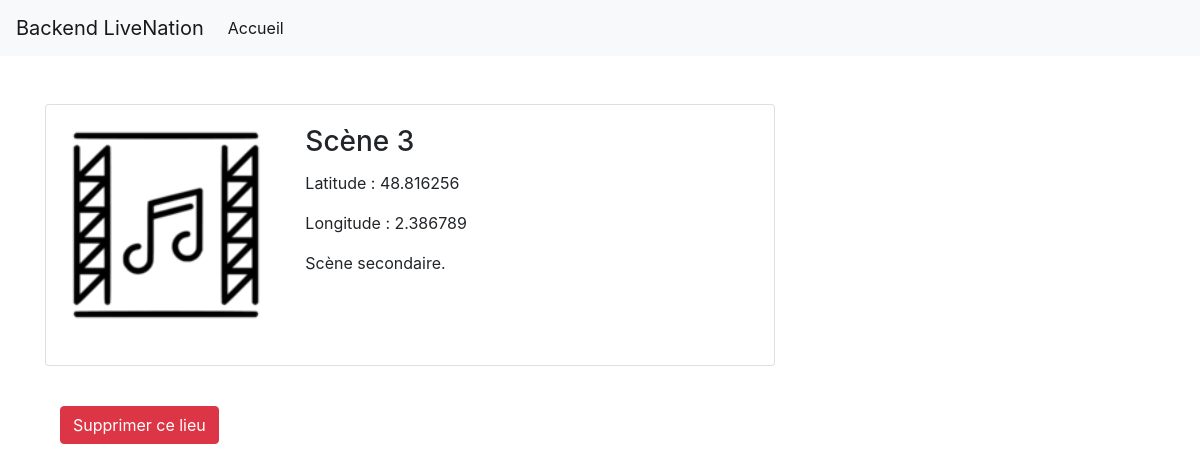
Page /templates/lieu.php?nom=Scène+3 (signed in) on the committed database.
### tables this page shows
CREATE TABLE venues (
    id INTEGER PRIMARY KEY AUTOINCREMENT,
    venue VARCHAR(255) NOT NULL,
    address VARCHAR(255) NOT NULL,
    city VARCHAR(255) NOT NULL,
    description TEXT NOT NULL,
    slug VARCHAR(255) NOT NULL
);

### templates/lieu.php (the view, shortened to what this page needs)
<?php
if (isset($_GET['nom'])) {
    $lieu = $_GET['nom'];
    $pdo = App::getPDO();
    $query = $pdo->prepare('SELECT * FROM venues WHERE venue = :lieu');
    $query->execute(['lieu' => $lieu]);
    $venues = $query->fetch();
} else {
    header('Location: home');
}
include('layout.php');
?>
<div class="container mt-5">
    <div class="row">
        <div class="col-md-8 mb-4">
            <div class="card">
                <div class="card-body">
                    <div class="row">
                        <div class="col-sm-4">
                            <?php
                            $extensions = ['png', 'jpeg', 'jpg', 'gif'];
                            foreach ($extensions as $ext) {
                                $imageUrl = "http://localhost:8000/photos/{$venues['slug']}.$ext";
                                if ($imageUrl) {
                            ?>
                                    <img src="<?= htmlspecialchars($imageUrl) ?>" alt="<?= $venues['slug'] ?>" style="width: 200px; height: 200px; margin-bottom: 20px">
                            <?php
                                    break;
                                }
                            }
                            ?>
                        </div>
                        <div class="col-sm-8">
                            <h3 class="card-title"><?= $venues['venue'] ?></h3>
                            <p class="card-text">Latitude : <?= $venues['address'] ?></p>
                            <p class="card-text">Longitude : <?= $venues['city'] ?></p>
                            <p class="card-text"><?= $venues['description'] ?></small></p>
                        </div>
                    </div>
                </div>
            </div>
            <div class="container mt-3">
                <form action="" method="POST">
                    <button type="submit" class="btn btn-danger mt-4">Supprimer ce lieu</button>
                </form>
            </div>
        </div>

### rows in the picture
venues: slug (picture), venue "Scène 3", address "48.816256", city "2.386789", description "Scène secondaire."
